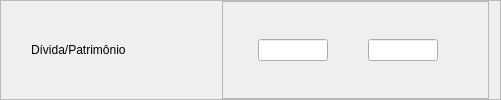
              <widget class="QFrame" name="fDivida_Pat">
               <property name="frameShape">
                <enum>QFrame::StyledPanel</enum>
               </property>
               <property name="frameShadow">
                <enum>QFrame::Raised</enum>
               </property>
               <layout class="QHBoxLayout" name="horizontalLayout_68">
                <property name="leftMargin">
                 <number>30</number>
                </property>
                <property name="topMargin">
                 <number>0</number>
                </property>
                <property name="bottomMargin">
                 <number>0</number>
                </property>
                <item>
                 <widget class="QLabel" name="label_46">
                  <property name="minimumSize">
                   <size>
                    <width>185</width>
                    <height>0</height>
                   </size>
                  </property>
                  <property name="maximumSize">
                   <size>
                    <width>185</width>
                    <height>150</height>
                   </size>
                  </property>
                  <property name="styleSheet">
                   <string notr="true">font: 14pt &quot;Segoe UI&quot;;</string>
                  </property>
                  <property name="text">
                   <string>Dívida/Patrimônio</string>
                  </property>
                  <property name="alignment">
                   <set>Qt::AlignLeading|Qt::AlignLeft|Qt::AlignVCenter</set>
                  </property>
                 </widget>
                </item>
                <item>
                 <widget class="QFrame" name="frame_44">
                  <property name="frameShape">
                   <enum>QFrame::StyledPanel</enum>
                  </property>
                  <property name="frameShadow">
                   <enum>QFrame::Raised</enum>
                  </property>
                  <layout class="QHBoxLayout" name="horizontalLayout_69">
                   <property name="spacing">
                    <number>0</number>
                   </property>
                   <property name="leftMargin">
                    <number>35</number>
                   </property>
                   <property name="topMargin">
                    <number>0</number>
                   </property>
                   <property name="rightMargin">
                    <number>50</number>
                   </property>
                   <property name="bottomMargin">
                    <number>0</number>
                   </property>
                   <item>
                    <widget class="QLineEdit" name="lineEdit_81">
                     <property name="maximumSize">
                      <size>
                       <width>70</width>
                       <height>16777215</height>
                      </size>
                     </property>
                    </widget>
                   </item>
                   <item>
                    <spacer name="horizontalSpacer_33">
                     <property name="orientation">
                      <enum>Qt::Horizontal</enum>
                     </property>
                     <property name="sizeType">
                      <enum>QSizePolicy::Expanding</enum>
                     </property>
                     <property name="sizeHint" stdset="0">
                      <size>
                       <width>40</width>
                       <height>20</height>
                      </size>
                     </property>
                    </spacer>
                   </item>
                   <item>
                    <widget class="QLineEdit" name="lineEdit_82">
                     <property name="maximumSize">
                      <size>
                       <width>70</width>
                       <height>16777215</height>
                      </size>
                     </property>
                    </widget>
                   </item>
                  </layout>
                 </widget>
                </item>
               </layout>
              </widget>
